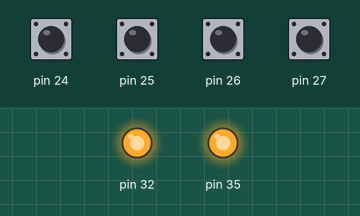
Recording of a program running on a simulated Arduino Mega 2560, built with avr-gcc and run on an emulated ATmega2560. On the bench: output pins drawn as LEDs (lit = HIGH). The test bench sets the inputs (shaded band); at power-on: pin 24–27 HIGH. What the program prints to the serial monitor is not drawn.

Above: at 1.2 s.
1.3 s: pin 27 pulled LOW for 0.15 s
At 1.7 s:
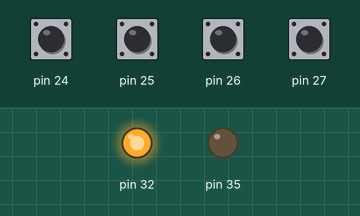
3.3 s: pin 24 pulled LOW for 0.15 s
At 3.7 s:
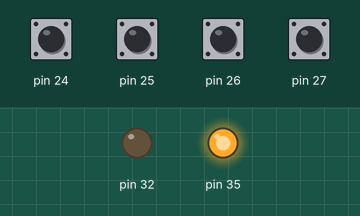
Timing chart, 0 to 6.3 s (numbered marks = the images above; inputs shaded):
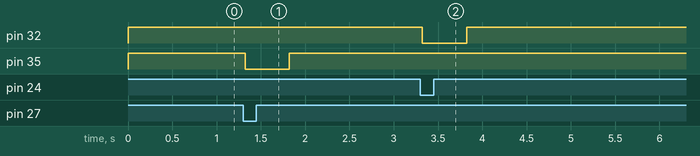

Measured:
- after the input at 1.3 s, pin 35: HIGH → LOW at once, → HIGH 0.50 s later
- after the input at 3.3 s, pin 32: HIGH → LOW at once, → HIGH 0.50 s later

The program:

main.cpp
```cpp
#include <Arduino.h>
#include "main.h"
#include "AbstractDevice.h"
#include "PorteGarage.h"
#include "Carillon.h"


const int MAXBUFFER = 32;
char _buffer[MAXBUFFER];
// volatile car variables modifiées depuis l'interrupt serialEvent
volatile int _idxBuffer = 0;
volatile bool _bufferFilled = true;

const int NB_DEVICES = 2;
AbstractDevice** _devices;

/**
 * Init programme
 */
void setup() {
  // création des impls
  // !! on utilise un tableau de pointer pour gérer plusieurs types d'impl
  // c'est pour cela que la taille du pointeur est la même sinon ca ne marcherait pas
  _devices = (AbstractDevice**) calloc(NB_DEVICES, sizeof(AbstractDevice*));
  _devices[0] = new PorteGarage((char*)"porteGarage", 25, 26, 27, 35);
  _devices[1] = new Carillon((char*)"carillon", 24, 32);

  // init connexion
  // !! A faire avant le init des devices car ils peuvent déjà envoyer des messages
  // prepare le buffer pour réception des messages
  resetBuffer();
  Serial.begin(9600);

  // init des devices
  for (int idx = 0; idx < NB_DEVICES; idx++) {
    _devices[idx]->init();
  }
}


/**
 * Programme principal
 */
void loop() {
  // demande process à chaque device
  for (int idx = 0; idx < NB_DEVICES; idx++) {
    _devices[idx]->process();
  }

  // attente info du controller
  if (_bufferFilled) {
    parseBuffer();
    resetBuffer();
  }
}


/**
 * Interruption déclenchée dès que le buffer Série
 * contient des données
 * serialEvent est définie par l'arduino (le nom est figé)
 */
void serialEvent() {
  while (Serial.available()) {
    if (readBuffer()) {
      _bufferFilled = true;
    }
  }
}


/**
 * Réinitialise le buffer Série
 */
void resetBuffer() {
  memset(_buffer, 0, MAXBUFFER);
  _idxBuffer = 0;
  _bufferFilled = false;
}


/**
 * Lecture d'un seul caractère sur le buffer série
 */
bool readBuffer() {
   _buffer[_idxBuffer] = (char) Serial.read();

   if (_buffer[_idxBuffer] == '\n' || _buffer[_idxBuffer] == '\r') {
     _buffer[_idxBuffer] = '\0';
     return true;
   } else {
     if (_idxBuffer < (MAXBUFFER-2)) {
        _idxBuffer++;
     } else {
        resetBuffer();
     }

     return false;
   }
}


/**
 * Exécution des commandes recues dans le buffer Série
 */
void parseBuffer() {
  char *split = strtok(_buffer, ":");
  int pin = -1;
  int valeur = -1;

  // lecture pin
  if (split != NULL) {
    pin = atoi(split);
    split = strtok(NULL, ":");
  }

  // lecture valeur
  if (split != NULL) {
    valeur = atoi(split);
  }

  // recherche d'un device pour traiter le message
  for (int idx = 0; idx < NB_DEVICES; idx++) {
    if (_devices[idx]->canProcessPin(pin)) {
      _devices[idx]->processPin(pin, valeur);
    }

  }
}
```

AbstractDevice.h
```cpp
/**
 * AbstractDevice
 * ==============
 *
 * Classe parent pour les implémentations objet
 *
 * @author : Gregory Elleouet <gregory.elleouet@gmail.com>
 */

#ifndef AbstractDevice_h
#define AbstractDevice_h


// Fonction callback pour l'envoi de valeurs ou d'événements
typedef void (*TriggerCallback)(int pin, int value);


const unsigned long DEBOUNCE = 5;
const unsigned long BOUTON_POUSSOIR_TIMER = 500;


class AbstractDevice {

  protected:
    char* _name;

    /**
     * Lecture d'un pin avec debounce (double lecture avec un temps d'intervalle)
     *
     * 0 ou 1 si lecture ok, sinon -1
     */
    int readDebounce(int pin);
    /**
     * Conversion valeur input à envoyer à l'application à cause du pullup
     *
     * 0 si pin = HIGH, 1 si pin = LOW
     */
    int convertInputValue(int value);
    /**
     * Envoi d'une valeur au contrôleur connecté
     *
    */
    void sendValue(int pin, int value);
    /**
     * Vérif si un timer est écoulé
     *
    */
    bool isTimerElapsed(unsigned long startTime, unsigned long timer);


  public:
    AbstractDevice(char* name);
    virtual ~AbstractDevice();


    /**
     * A appeler une seule fois (ie setup)
     *
    */
    virtual void init() = 0;

    /**
     * A appeler à chaque cycle pour vérifier le nouvel état du device
     * et déclencher le event nécessaires
     *
    */
    virtual void process() = 0;

    /**
     * A appeler pour traiter un message sur un pin
     *
    */
    virtual void processPin(int pin, int value) = 0;

    /**
     * Pour savoir si un device peut traiter un message pour un pin donné
     *
    */
    virtual bool canProcessPin(int pin) = 0;
};

#endif
```

Carillon.h
```cpp
/**
 * Carillon
 * ==============
 *
 * Implémentation Carillon
 *
 * Commande externe par bouton poussoir
 * Commande moteur
 * Gestion d'un timer pour éviter de se faire "spammer" la sonnette entre 2 actions
 * du bouton poussoir
 * Gestion d'un "mute" pour désactiver la sonnette à distance (ex : en fonction horaire
 * configurable sur application)
 *
 * @author : Gregory Elleouet <gregory.elleouet@gmail.com>
 */

#ifndef Carillon_h
#define Carillon_h

#include "AbstractDevice.h"


const unsigned long MUTE_TIMER = 10000; // 10sec


class Carillon : public AbstractDevice {

  private:
    int _pinBoutonPoussoir;
    int _pinSonnerie;
    int _valeurBoutonPoussoir;
    bool _mute;
    unsigned long _lastRing;

    bool isMuteTimerElapsed();


  public:
    Carillon(char* name, int pinBoutonPoussoir, int pinSonnerie);
    ~Carillon();

    void init();
    void process();
    bool canProcessPin(int pin);
    void processPin(int pin, int value);
    /**
     * Déclenchement sonnerie
     */
    void dring();
    /**
     * Activation / Désactivation du mute
     */
    void mute(int value);
};

#endif
```

main.h
```cpp
#ifndef main_h
#define main_h

void resetBuffer();
bool readBuffer();
void parseBuffer();

#endif
```

AbstractDevice.cpp
```cpp
#include "AbstractDevice.h"
#include <Arduino.h>


AbstractDevice::AbstractDevice(char* name) {
  _name = name;
  }


AbstractDevice::~AbstractDevice() {

}


void AbstractDevice::sendValue(int pin, int value) {
  Serial.print("{\"mac\":\"arduino");
  Serial.print(pin);
  Serial.print("\",\"value\":");
  Serial.print(value);
  Serial.println("}");
}


int AbstractDevice::readDebounce(int pin) {
  // 2 lecture avec pause pour gerer les parasites
  int firstRead = digitalRead(pin);
  delay(DEBOUNCE);
  int secondRead = digitalRead(pin);

  if (firstRead == secondRead) {
    return firstRead;
  } else {
    return -1;
  }
}


int AbstractDevice::convertInputValue(int value) {
  return value == HIGH ? 0 : 1;
}


bool AbstractDevice::isTimerElapsed(unsigned long startTime, unsigned long timer) {
  // si aucune action précédente, alors pas de timer activé
  if (!startTime) {
    return true;
  }
  // la fonction millis reprend à 0 quand la taille du unsigned lon est dépassée
  // donc now peut être < à startTime
  unsigned long elapsedTime = millis() - startTime;

  return abs(elapsedTime) > timer;
}
```

Carillon.cpp
```cpp
#include <Arduino.h>
#include "Carillon.h"


Carillon::Carillon(char* name, int pinBoutonPoussoir, int pinSonnerie) : AbstractDevice(name) {
    _pinBoutonPoussoir = pinBoutonPoussoir;
    _pinSonnerie = pinSonnerie;
    _lastRing = 0;
}


Carillon::~Carillon() {

}


bool Carillon::isMuteTimerElapsed() {
  return isTimerElapsed(_lastRing, MUTE_TIMER);
}


bool Carillon::canProcessPin(int pin) {
  return pin == _pinSonnerie;
}


void Carillon::processPin(int pin, int value) {
  if (pin == _pinSonnerie) {
    if (value) {
      dring();
    }
  }
}


void Carillon::init() {
  // pin en sortie configuré avec une valeur HIGH au démarrage pour être
  // compatible avec carte relai sainsmart qui fonctionne "à l'envers"
  pinMode(_pinSonnerie, OUTPUT);
  digitalWrite(_pinSonnerie, HIGH);

  // les pins en entrée sont configurés avec une résistance pullup
  // pour gérer les perturbations (faux signal du à un pin "flottant")
  // la valeur d'init doit aussi être ajustée en conséquence
  pinMode(_pinBoutonPoussoir, INPUT_PULLUP);
  _valeurBoutonPoussoir = HIGH;

  // envoi d'un message pour indiquer le pin de commande
  sendValue(_pinSonnerie, 0);
}


void Carillon::process() {
  // état du bouton poussoir
  // on va pouvoir déclencher la commande directe quand le BP est activé
  // on ne lancera la commande et l'envoi du message qu'à l'appui du BP et pas
  // au relachement
  int valPin = readDebounce(_pinBoutonPoussoir);

  if (valPin != -1 && valPin != _valeurBoutonPoussoir) {
    _valeurBoutonPoussoir = valPin;

    // trigger de la commande et envoi message ssi la valeur interprétée est positive
    // !! le message est envoyé pour le pin de la commande moteur et non pas du BP
    // le BP ne sera pas visualisé sur application, et on veut savoir si event sur
    // le composant principal (ie commande)
    if (convertInputValue(_valeurBoutonPoussoir)) {
      // !! on actionnne la commande avant le message pour être plus réactif
      if (!_mute && isMuteTimerElapsed()) {
        dring();
        _lastRing = millis();
      }

      // même si _mute on recoit le message pour recevoir par exemple des alertes
      sendValue(_pinSonnerie, convertInputValue(_valeurBoutonPoussoir));
    }
  }
}


void Carillon::dring() {
  // activation du pin pendant le TIMER
  // les valeurs sont inversées à cause carte sainsmart
  digitalWrite(_pinSonnerie, LOW); // LOW = activation relai
  // FIXME : ne pas utiliser le delay mais floagguer l'action
  // et la traiter au cycle suivant (avec date)
  delay(BOUTON_POUSSOIR_TIMER);
  digitalWrite(_pinSonnerie, HIGH); // HIGH = relachement relai
}


void Carillon::mute(int value) {
  _mute = value ? true : false;
}
```

PorteGarage.h
```cpp
/**
 * PorteGarage
 * ==============
 *
 * Implémentation PorteGarage
 *
 * Commande externe par bouton poussoir
 * Capteur porte totalement ouverte
 * Capteur porte totalement fermée
 * Commande moteur
 *
 * @author : Gregory Elleouet <gregory.elleouet@gmail.com>
 */

#ifndef PorteGarage_h
#define PorteGarage_h

#include "AbstractDevice.h"


#define PORTE_GARAGE_IMPL "smarthome.automation.deviceType.PorteGarage"


class PorteGarage : public AbstractDevice {

  private:
    int _pinCapteurOuvert;
    int _pinCapteurFerme;
    int _pinBoutonPoussoir;
    int _pinCommandeMoteur;

    int _valeurCapteurOuvert;
    int _valeurCapteurFerme;
    int _valeurBoutonPoussoir;


  public:
    PorteGarage(char* name, int pinCapteurOuvert, int pinCapteurFerme, int pinBoutonPoussoir,
      int pinCommandeMoteur);
    ~PorteGarage();

    void init();
    void process();
    bool canProcessPin(int pin);
    void processPin(int pin, int value);
    /**
     * Ouverture ou fermeture (en fonction état de la porte de garage)
     * On ne contrôle pas l'état de la porte, on déclenche simplement la commande
     */
    void openClose();
    /**
     * Envoi d'un message complet avec l'état de la porte.
     * Ce message complet est construit avec les metavalues de l'objet
     */
    void sendState();
};

#endif
```

PorteGarage.cpp
```cpp
#include <Arduino.h>
#include "PorteGarage.h"


PorteGarage::PorteGarage(char* name, int pinCapteurOuvert, int pinCapteurFerme, int pinBoutonPoussoir,
  int pinCommandeMoteur) : AbstractDevice(name) {
    _pinCapteurOuvert = pinCapteurOuvert;
    _pinCapteurFerme = pinCapteurFerme;
    _pinBoutonPoussoir = pinBoutonPoussoir;
    _pinCommandeMoteur = pinCommandeMoteur;
}


PorteGarage::~PorteGarage() {

}


bool PorteGarage::canProcessPin(int pin) {
  return pin == _pinCommandeMoteur;
}


void PorteGarage::processPin(int pin, int value) {
  if (pin == _pinCommandeMoteur) {
    if (value) {
      openClose();
    }
  }
}


void PorteGarage::init() {
  // pin en sortie configuré avec une valeur HIGH au démarrage pour être
  // compatible avec carte relai sainsmart qui fonctionne "à l'envers"
  pinMode(_pinCommandeMoteur, OUTPUT);
  digitalWrite(_pinCommandeMoteur, HIGH);

  // les pins en entrée sont configurés avec une résistance pullup
  // pour gérer les perturbations (faux signal du à un pin "flottant")
  // la valeur d'init doit aussi être ajustée en conséquence
  pinMode(_pinCapteurOuvert, INPUT_PULLUP);
  pinMode(_pinCapteurFerme, INPUT_PULLUP);
  pinMode(_pinBoutonPoussoir, INPUT_PULLUP);
  _valeurCapteurOuvert = HIGH;
  _valeurCapteurFerme = HIGH;
  _valeurBoutonPoussoir = HIGH;

  // envoi d'un message pour indiquer le pin de commande
  sendValue(_pinCommandeMoteur, 0);
}


void PorteGarage::process() {
  // état du capteur ouvert
  int valPin = readDebounce(_pinCapteurOuvert);
  bool canSendState = false;

  if (valPin != -1 && valPin != _valeurCapteurOuvert) {
    _valeurCapteurOuvert = valPin;
    sendValue(_pinCapteurOuvert, convertInputValue(_valeurCapteurOuvert));
    canSendState = true;
  }

  // état du capteur fermé
  valPin = readDebounce(_pinCapteurFerme);

  if (valPin != -1 && valPin != _valeurCapteurFerme) {
    _valeurCapteurFerme = valPin;
    sendValue(_pinCapteurFerme, convertInputValue(_valeurCapteurFerme));
    canSendState = true;
  }

  // état du bouton poussoir
  // on va pouvoir déclencher la commande directe quand le BP est activé
  // on ne lancera la commande et l'envoi du message qu'à l'appui du BP et pas
  // au relachement
  valPin = readDebounce(_pinBoutonPoussoir);

  if (valPin != -1 && valPin != _valeurBoutonPoussoir) {
    _valeurBoutonPoussoir = valPin;

    // trigger de la commande et envoi message ssi la valeur interprétée est positive
    // !! le message est envoyé pour le pin de la commande moteur et non pas du BP
    // le BP ne sera pas visualisé sur application, et on veut savoir si event sur
    // le composant principal (ie commande)
    if (convertInputValue(_valeurBoutonPoussoir)) {
      // !! on actionnne la commande avant le message pour être plus réactif
      openClose();
      sendValue(_pinCommandeMoteur, convertInputValue(_valeurBoutonPoussoir));
      canSendState = true;
    }
  }

  // Envoi d'un message complet pour nouvelle implémentation device PorteGarage
  // avec les metavalues
  if (canSendState) {
    sendState();
  }
}


void PorteGarage::openClose() {
  // activation du pin pendant le TIMER
  // les valeurs sont inversées à cause carte sainsmart
  digitalWrite(_pinCommandeMoteur, LOW); // LOW = activation relai
  // FIXME : ne pas utiliser le delay mais floagguer l'action
  // et la traiter au cycle suivant (avec date)
  delay(BOUTON_POUSSOIR_TIMER);
  digitalWrite(_pinCommandeMoteur, HIGH); // HIGH = relachement relai
}


void PorteGarage::sendState() {
  Serial.print("{\"mac\":\"");
  Serial.print(_name);
  Serial.print("\",\"implClass\":\"");
  Serial.print(PORTE_GARAGE_IMPL);
  Serial.print("\",\"value\":");
  Serial.print(_valeurBoutonPoussoir);
  Serial.print(",\"metavalues\":{");
  Serial.print("\"capteurOuvert\":{\"value\":");
  Serial.print(_valeurCapteurOuvert);
  Serial.print("},\"capteurFerme\":{\"value\":");
  Serial.print(_valeurCapteurFerme);
  Serial.print("}");
  Serial.println("}}");
}
```
